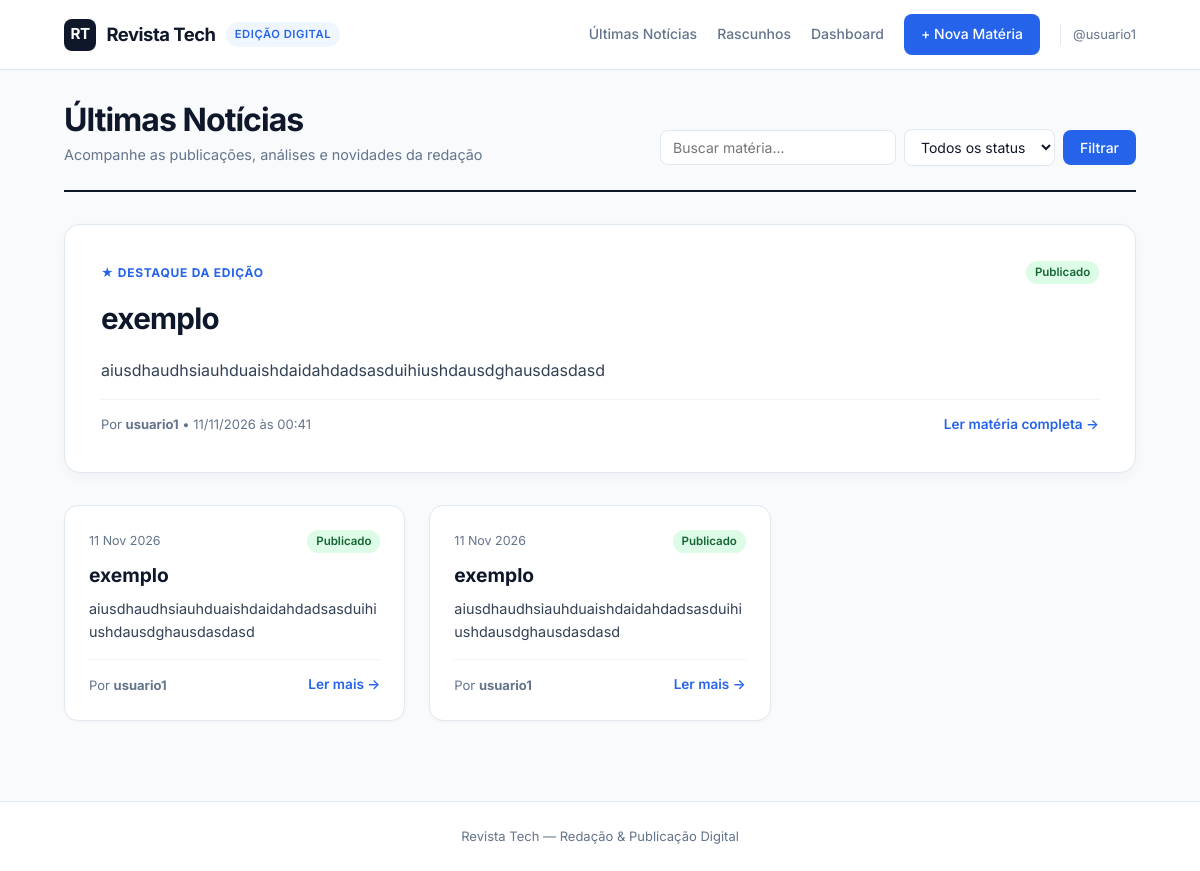
The page / (signed in) on the database its author committed.
### core/models.py (models this page shows, shortened)
class PerfilFuncionario(models.Model):
    usuario = models.OneToOneField(User, on_delete=models.CASCADE)
    pagina = models.ForeignKey(Pagina, on_delete=models.PROTECT)
    CARGOS = [('dono', 'Dono'), ('editor', 'Editor')]
    cargo = models.CharField(max_length=20, choices=CARGOS, default='editor')

class Pagina(models.Model):
    nome = models.CharField(max_length=120)
    tag_oficial = models.CharField(max_length=50, unique=True)

### blog/models.py (models this page shows, shortened)
class Post(DaOrganizacao):
    STATUS_CHOICES = (
        ("rascunho", "Rascunho"),
        ("publicado", "Publicado"),
    )
    titulo = models.CharField(max_length=200)
    conteudo = models.TextField()
    autor = models.ForeignKey(User, on_delete=models.CASCADE, related_name='posts')
    status = models.CharField(
        max_length=10, choices=STATUS_CHOICES, default="rascunho"
    )
    criado_em = models.DateTimeField(auto_now_add=True)
    atualizado_em = models.DateTimeField(auto_now=True)
    class Meta:
        indexes = [
            models.Index(fields=['pagina', 'criado_em']),
            models.Index(fields=['pagina', 'status']),
        ]

### blog/views.py (the view)
# urls.py: path('', views.lista_posts, name='lista'),
@login_required
def lista_posts(request):
    posts = Post.objects.filter(
        pagina=request.user.perfilfuncionario.pagina
    ).select_related('autor')
    busca_texto = request.GET.get('q')
    busca_status = request.GET.get('status')
    filtros = Q()
    if busca_texto:
        filtros &= Q(titulo__icontains=busca_texto)
    if busca_status:
        filtros &= Q(status=busca_status)
    if filtros:
        posts = posts.filter(filtros)
    else:
        posts = posts.filter(status='publicado')
    return render(request, 'blog/lista.html', {'posts': posts})

### blog/templates/blog/lista.html (shortened to what this page needs)
{% extends 'blog/base.html' %}
{% block content %}
    <div class="editorial-header">
        <div>
            <h1>Últimas Notícias</h1>
            <p class="editorial-subtitle">Acompanhe as publicações, análises e novidades da redação</p>
        </div>
        <form method="get" action="{% url 'lista' %}" class="search-bar">
            <input type="text" name="q" value="{{ request.GET.q }}" placeholder="Buscar matéria..." class="search-input">
            <select name="status" class="search-select">
                <option value="">Todos os status</option>
            </select>
            <button type="submit" class="btn btn-primary">Filtrar</button>
        </form>
    </div>
    {% for post in posts %}
        {% if forloop.first %}
            <article class="featured-card">
                <div style="display: flex; justify-content: space-between; align-items: center;">
                    <span class="featured-badge">★ Destaque da Edição</span>
                    <span class="status-pill status-{{ post.status }}">{{ post.get_status_display }}</span>
                </div>
                <h2>
                    <a href="{% url 'detalhe' post.id %}" class="featured-title">{{ post.titulo }}</a>
                </h2>
                <p class="featured-excerpt">{{ post.conteudo|truncatewords:45 }}</p>
                <div class="article-meta">
                    <span>Por <strong>{{ post.autor.get_full_name|default:post.autor.username }}</strong> • {{ post.criado_em|date:"d/m/Y \à\s H:i" }}</span>
                    <a href="{% url 'detalhe' post.id %}" class="read-more">Ler matéria completa →</a>
                </div>
            </article>
            {% if posts|length > 1 %}
                <div class="articles-grid">
            {% endif %}
        {% else %}
            <article class="article-card">
                <div>
                    <div style="display: flex; justify-content: space-between; align-items: center; margin-bottom: 0.65rem;">
                        <span style="font-size: 0.78rem; color: var(--text-muted);">{{ post.criado_em|date:"d M Y" }}</span>
                        <span class="status-pill status-{{ post.status }}">{{ post.get_status_display }}</span>
                    </div>
                    <h3>
                        <a href="{% url 'detalhe' post.id %}" class="article-title">{{ post.titulo }}</a>
                    </h3>
                    <p class="article-excerpt">{{ post.conteudo|truncatewords:24 }}</p>
                </div>
                <div class="article-meta">
                    <span>Por <strong>{{ post.autor.get_full_name|default:post.autor.username }}</strong></span>
                    <a href="{% url 'detalhe' post.id %}" class="read-more">Ler mais →</a>
                </div>
            </article>
            {% if forloop.last %}
                </div>
            {% endif %}
        {% endif %}
    {% endfor %}
{% endblock %}

### blog/templates/blog/base.html (shortened to what this page needs)
<!DOCTYPE html>
<html lang="pt-br">
<head>
</head>
<body>
    <header class="navbar">
        <div class="navbar-inner">
            <a href="{% url 'lista' %}" class="brand">
                <span class="brand-logo">RT</span>
                <span class="brand-name">
                    {% if user.is_authenticated and user.perfilfuncionario %}
                        {{ user.perfilfuncionario.pagina.nome }}
                    {% else %}
                        Portal Editorial
                    {% endif %}
                </span>
                <span class="brand-tag">Edição Digital</span>
            </a>
            <nav class="nav-menu">
                <a href="{% url 'lista' %}" class="nav-link">Últimas Notícias</a>
                {% if user.is_authenticated %}
                    <a href="{% url 'rascunhos' %}" class="nav-link">Rascunhos</a>
                    <a href="{% url 'dashboard' %}" class="nav-link">Dashboard</a>
                    <a href="{% url 'criar_post' %}" class="btn btn-primary">+ Nova Matéria</a>
                    <span class="nav-user">@{{ user.username }}</span>
                {% else %}
                    <a href="/admin/login/?next=/" class="btn btn-outline">Entrar</a>
                {% endif %}
            </nav>
        </div>
    </header>
    <main class="main-container">
        {% block content %}{% endblock %}
    </main>
    <footer class="footer">
        <p>
            {% if user.is_authenticated and user.perfilfuncionario %}
                {{ user.perfilfuncionario.pagina.nome }} — Redação &amp; Publicação Digital
            {% else %}
                Portal Editorial Multi-Tenant
            {% endif %}
        </p>
    </footer>
</body>
</html>

### blog/templates/blog/base.html (style rules this page uses)
:root { --bg-body: #f8fafc; --bg-card: #ffffff; --text-main: #0f172a; --text-secondary: #334155; --text-muted: #64748b; --border: #e2e8f0; --primary: #2563eb; --primary-hover: #1d4ed8; --accent-bg: #eff6ff; --danger: #dc2626; --danger-hover: #b91c1c; --warning-bg: #fef3c7; --warning-text: #92400e; --success-bg: #dcfce7; --success-text: #166534; }
* { box-sizing: border-box; margin: 0; padding: 0; }
body { font-family: 'Inter', -apple-system, BlinkMacSystemFont, sans-serif; background-color: var(--bg-body); color: var(--text-main); line-height: 1.6; min-height: 100vh; display: flex; flex-direction: column; }
.navbar { background-color: var(--bg-card); border-bottom: 1px solid var(--border); position: sticky; top: 0; z-index: 50; }
.navbar-inner { max-width: 1120px; margin: 0 auto; padding: 0.9rem 1.5rem; display: flex; flex-wrap: wrap; justify-content: space-between; align-items: center; gap: 1rem; }
.brand { display: flex; align-items: center; gap: 0.65rem; text-decoration: none; color: var(--text-main); }
.brand-logo { background-color: var(--text-main); color: #ffffff; font-weight: 700; font-size: 0.95rem; width: 32px; height: 32px; border-radius: 0.5rem; display: inline-flex; align-items: center; justify-content: center; letter-spacing: -0.03em; }
.brand-name { font-size: 1.15rem; font-weight: 700; letter-spacing: -0.025em; }
.brand-tag { font-size: 0.7rem; font-weight: 600; text-transform: uppercase; letter-spacing: 0.05em; background-color: var(--accent-bg); color: var(--primary); padding: 0.2rem 0.55rem; border-radius: 9999px; }
.nav-menu { display: flex; align-items: center; gap: 1.25rem; flex-wrap: wrap; }
.nav-link { text-decoration: none; color: var(--text-muted); font-size: 0.875rem; font-weight: 500; transition: color 0.15s; }
.nav-user { font-size: 0.8125rem; color: var(--text-muted); padding-left: 0.75rem; border-left: 1px solid var(--border); }
.btn { display: inline-flex; align-items: center; justify-content: center; gap: 0.4rem; padding: 0.5rem 1rem; border-radius: 0.5rem; font-size: 0.875rem; font-weight: 500; text-decoration: none; cursor: pointer; border: 1px solid transparent; transition: all 0.15s; font-family: inherit; }
.btn-primary { background-color: var(--primary); color: #ffffff; }
.main-container { max-width: 1120px; width: 100%; margin: 2rem auto; padding: 0 1.5rem; flex: 1; }
.footer { background-color: var(--bg-card); border-top: 1px solid var(--border); padding: 1.5rem; margin-top: 3rem; text-align: center; font-size: 0.8125rem; color: var(--text-muted); }

### rows shown on the page
Post: status "Publicado", titulo "exemplo", conteudo "aiusdhaudhsiauhduaishdaidahdadsasduihiushdausdghausdasdasd", autor.get_full_name "usuario1", criado_em "11/11/2026 às 00:41"
Post: criado_em "11 Nov 2026", status "Publicado", titulo "exemplo", conteudo "aiusdhaudhsiauhduaishdaidahdadsasduihiushdausdghausdasdasd", autor.get_full_name "usuario1"
Post: criado_em "11 Nov 2026", status "Publicado", titulo "exemplo", conteudo "aiusdhaudhsiauhduaishdaidahdadsasduihiushdausdghausdasdasd", autor.get_full_name "usuario1"

### other values the page prints
{{ user.perfilfuncionario.pagina.nome }} "Revista Tech"
{{ user.username }} "usuario1"
